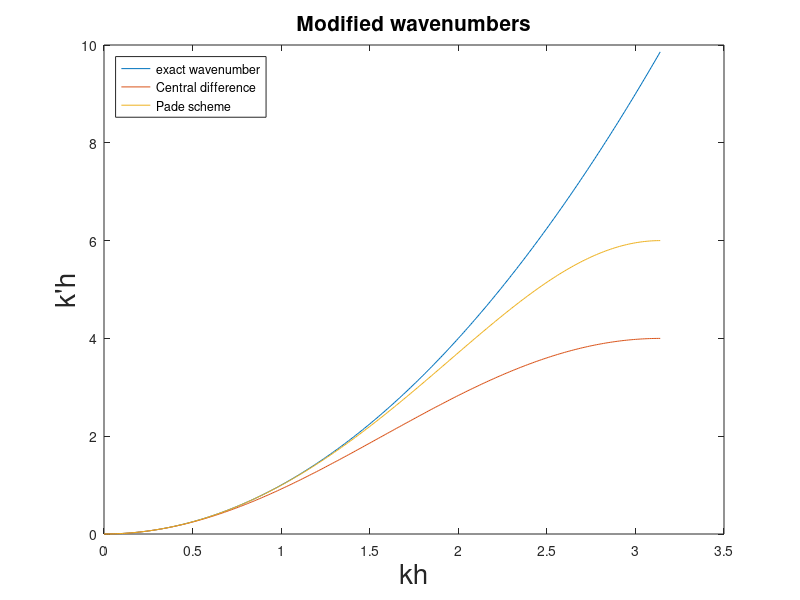

Here is the MATLAB script that generated this plot:
clear
kh = 0:0.01:pi;
khexact = kh.^2;
kh_cen = 2 - 2*cos(kh);
kh_for = -12*(cos(kh)-1)./(cos(kh)+5);
%plot
plot(kh,khexact);
hold on 
plot(kh,kh_cen);
plot(kh,kh_for);
xlabel("kh",'FontSize',20);
ylabel("k'h",'FontSize',20);
title("Modified wavenumbers",'FontSize',15);
legend('exact wavenumber', 'Central difference','Pade scheme','Location','NorthWest');